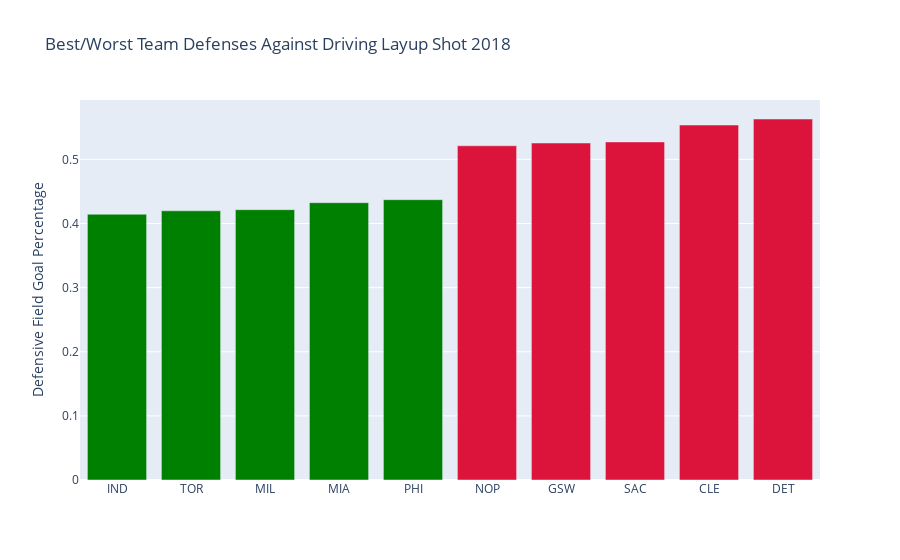

Write notebook code for a chart like this one.
### Code cell
plot_defenses_against_shot_type('Ben Simmons', '2018')

### Figure 1 — Plotly figure (JSON) as saved in the notebook; plotly's stock layout.template omitted (floating-point values rounded to 4 significant figures)
{"data": [{"marker": {"color": ["green", "green", "green", "green", "green", "crimson", "crimson", "crimson", "crimson", "crimson"]}, "type": "bar", "x": ["IND", "TOR", "MIL", "MIA", "PHI", "NOP", "GSW", "SAC", "CLE", "DET"], "y": [0.4144, 0.4198, 0.4216, 0.4325, 0.4371, 0.5212, 0.5255, 0.5272, 0.5536, 0.563]}], "layout": {"title": {"text": "Best/Worst Team Defenses Against Driving Layup Shot 2018"}, "yaxis": {"title": {"text": "Defensive Field Goal Percentage"}}}}
